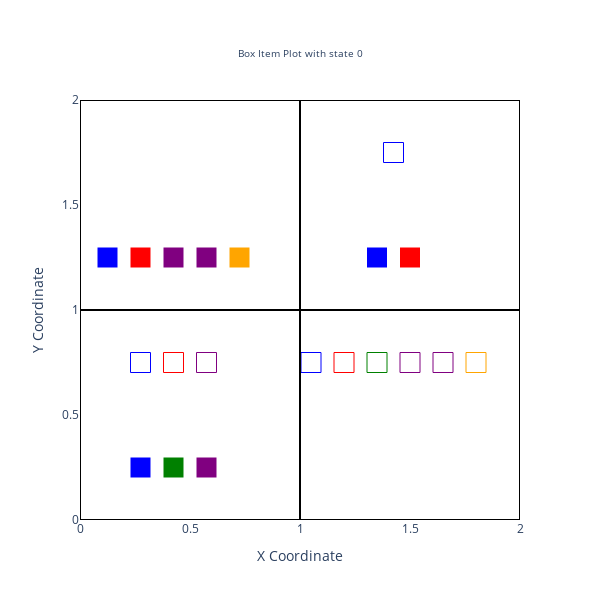
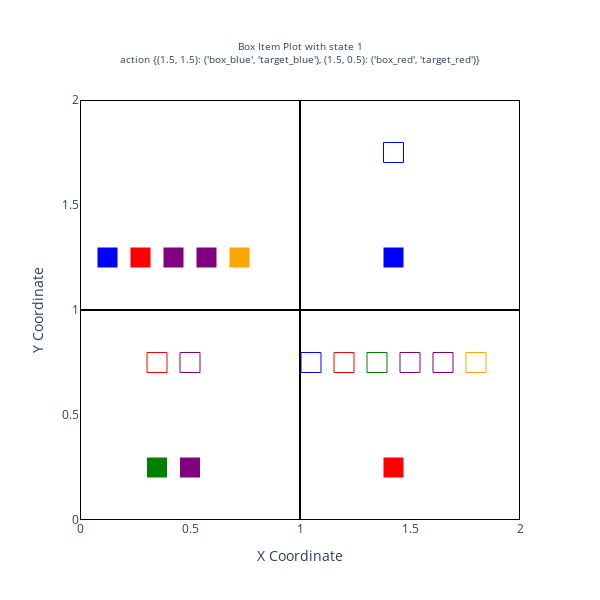
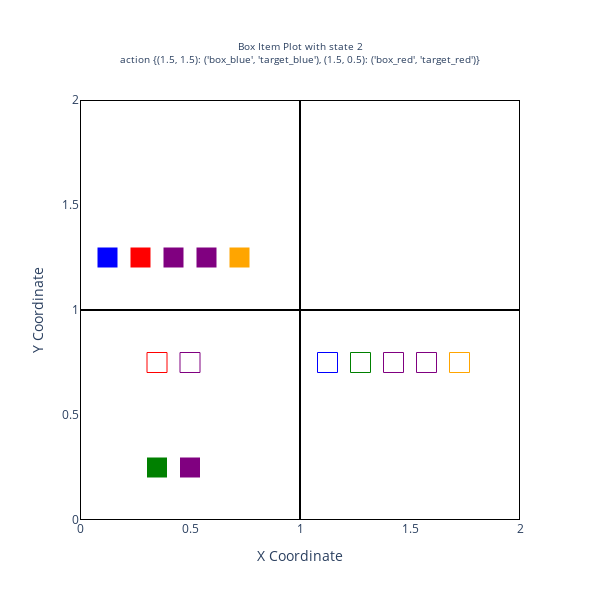

Write notebook code for charts like these, in order.
### Markdown cell above
## Plot Multiple Actions

### Code cell
df, fig = render_map(box_map, action_list)

### Figure 1 — Plotly figure (JSON) as saved in the notebook; plotly's stock layout.template omitted (floating-point values rounded to 4 significant figures)
{"data": [{"hoverinfo": "text", "marker": {"color": ["blue", "red", "purple", "blue", "green", "purple", "blue", "red", "purple", "purple", "orange", "blue", "red", "green", "purple", "purple", "orange", "blue", "blue", "red"], "size": 20, "symbol": ["square-open", "square-open", "square-open", "square", "square", "square", "square", "square", "square", "square", "square", "square-open", "square-open", "square-open", "square-open", "square-open", "square-open", "square-open", "square", "square"]}, "mode": "markers", "text": ["Type: target<br>Color: blue<br>X: 0.275<br>Y: 0.75", "Type: target<br>Color: red<br>X: 0.425<br>Y: 0.75", "Type: target<br>Color: purple<br>X: 0.575<br>Y: 0.75", "Type: box<br>Color: blue<br>X: 0.275<br>Y: 0.25", "Type: box<br>Color: green<br>X: 0.425<br>Y: 0.25", "Type: box<br>Color: purple<br>X: 0.575<br>Y: 0.25", "Type: box<br>Color: blue<br>X: 0.125<br>Y: 1.25", "Type: box<br>Color: red<br>X: 0.275<br>Y: 1.25", "Type: box<br>Color: purple<br>X: 0.425<br>Y: 1.25", "Type: box<br>Color: purple<br>X: 0.575<br>Y: 1.25", "Type: box<br>Color: orange<br>X: 0.725<br>Y: 1.25", "Type: target<br>Color: blue<br>X: 1.05<br>Y: 0.75", "Type: target<br>Color: red<br>X: 1.2<br>Y: 0.75", "Type: target<br>Color: green<br>X: 1.35<br>Y: 0.75", "Type: target<br>Color: purple<br>X: 1.5<br>Y: 0.75", "Type: target<br>Color: purple<br>X: 1.65<br>Y: 0.75", "Type: target<br>Color: orange<br>X: 1.8<br>Y: 0.75", "Type: target<br>Color: blue<br>X: 1.425<br>Y: 1.75", "Type: box<br>Color: blue<br>X: 1.35<br>Y: 1.25", "Type: box<br>Color: red<br>X: 1.5<br>Y: 1.25"], "type": "scatter", "x": [0.275, 0.425, 0.575, 0.275, 0.425, 0.575, 0.125, 0.275, 0.425, 0.575, 0.725, 1.05, 1.2, 1.35, 1.5, 1.65, 1.8, 1.425, 1.35, 1.5], "y": [0.75, 0.75, 0.75, 0.25, 0.25, 0.25, 1.25, 1.25, 1.25, 1.25, 1.25, 0.75, 0.75, 0.75, 0.75, 0.75, 0.75, 1.75, 1.25, 1.25]}], "layout": {"height": 600, "plot_bgcolor": "white", "shapes": [{"line": {"color": "black", "width": 2}, "type": "rect", "x0": 0, "x1": 1, "y0": 0, "y1": 1}, {"line": {"color": "black", "width": 2}, "type": "rect", "x0": 0, "x1": 1, "y0": 1, "y1": 2}, {"line": {"color": "black", "width": 2}, "type": "rect", "x0": 1, "x1": 2, "y0": 0, "y1": 1}, {"line": {"color": "black", "width": 2}, "type": "rect", "x0": 1, "x1": 2, "y0": 1, "y1": 2}], "title": {"font": {"size": 10}, "text": "Box Item Plot with state 0", "x": 0.5, "xanchor": "center", "yanchor": "top"}, "width": 600, "xaxis": {"range": [0, 2], "showgrid": false, "title": {"text": "X Coordinate"}, "zeroline": false}, "yaxis": {"range": [0, 2], "showgrid": false, "title": {"text": "Y Coordinate"}, "zeroline": false}}}

### Figure 2 — Plotly figure (JSON) as saved in the notebook; plotly's stock layout.template omitted (floating-point values rounded to 4 significant figures)
{"data": [{"hoverinfo": "text", "marker": {"color": ["red", "purple", "green", "purple", "blue", "red", "purple", "purple", "orange", "blue", "red", "green", "purple", "purple", "orange", "red", "blue", "blue"], "size": 20, "symbol": ["square-open", "square-open", "square", "square", "square", "square", "square", "square", "square", "square-open", "square-open", "square-open", "square-open", "square-open", "square-open", "square", "square-open", "square"]}, "mode": "markers", "text": ["Type: target<br>Color: red<br>X: 0.35<br>Y: 0.75", "Type: target<br>Color: purple<br>X: 0.5<br>Y: 0.75", "Type: box<br>Color: green<br>X: 0.35<br>Y: 0.25", "Type: box<br>Color: purple<br>X: 0.5<br>Y: 0.25", "Type: box<br>Color: blue<br>X: 0.125<br>Y: 1.25", "Type: box<br>Color: red<br>X: 0.275<br>Y: 1.25", "Type: box<br>Color: purple<br>X: 0.425<br>Y: 1.25", "Type: box<br>Color: purple<br>X: 0.575<br>Y: 1.25", "Type: box<br>Color: orange<br>X: 0.725<br>Y: 1.25", "Type: target<br>Color: blue<br>X: 1.05<br>Y: 0.75", "Type: target<br>Color: red<br>X: 1.2<br>Y: 0.75", "Type: target<br>Color: green<br>X: 1.35<br>Y: 0.75", "Type: target<br>Color: purple<br>X: 1.5<br>Y: 0.75", "Type: target<br>Color: purple<br>X: 1.65<br>Y: 0.75", "Type: target<br>Color: orange<br>X: 1.8<br>Y: 0.75", "Type: box<br>Color: red<br>X: 1.425<br>Y: 0.25", "Type: target<br>Color: blue<br>X: 1.425<br>Y: 1.75", "Type: box<br>Color: blue<br>X: 1.425<br>Y: 1.25"], "type": "scatter", "x": [0.35, 0.5, 0.35, 0.5, 0.125, 0.275, 0.425, 0.575, 0.725, 1.05, 1.2, 1.35, 1.5, 1.65, 1.8, 1.425, 1.425, 1.425], "y": [0.75, 0.75, 0.25, 0.25, 1.25, 1.25, 1.25, 1.25, 1.25, 0.75, 0.75, 0.75, 0.75, 0.75, 0.75, 0.25, 1.75, 1.25]}], "layout": {"height": 600, "plot_bgcolor": "white", "shapes": [{"line": {"color": "black", "width": 2}, "type": "rect", "x0": 0, "x1": 1, "y0": 0, "y1": 1}, {"line": {"color": "black", "width": 2}, "type": "rect", "x0": 0, "x1": 1, "y0": 1, "y1": 2}, {"line": {"color": "black", "width": 2}, "type": "rect", "x0": 1, "x1": 2, "y0": 0, "y1": 1}, {"line": {"color": "black", "width": 2}, "type": "rect", "x0": 1, "x1": 2, "y0": 1, "y1": 2}], "title": {"font": {"size": 10}, "text": "Box Item Plot with state 1<br>action {(1.5, 1.5): ('box_blue', 'target_blue'), (1.5, 0.5): ('box_red', 'target_red')}", "x": 0.5, "xanchor": "center", "yanchor": "top"}, "width": 600, "xaxis": {"range": [0, 2], "showgrid": false, "title": {"text": "X Coordinate"}, "zeroline": false}, "yaxis": {"range": [0, 2], "showgrid": false, "title": {"text": "Y Coordinate"}, "zeroline": false}}}

### Figure 3 — Plotly figure (JSON) as saved in the notebook; plotly's stock layout.template omitted (floating-point values rounded to 4 significant figures)
{"data": [{"hoverinfo": "text", "marker": {"color": ["red", "purple", "green", "purple", "blue", "red", "purple", "purple", "orange", "blue", "green", "purple", "purple", "orange"], "size": 20, "symbol": ["square-open", "square-open", "square", "square", "square", "square", "square", "square", "square", "square-open", "square-open", "square-open", "square-open", "square-open"]}, "mode": "markers", "text": ["Type: target<br>Color: red<br>X: 0.35<br>Y: 0.75", "Type: target<br>Color: purple<br>X: 0.5<br>Y: 0.75", "Type: box<br>Color: green<br>X: 0.35<br>Y: 0.25", "Type: box<br>Color: purple<br>X: 0.5<br>Y: 0.25", "Type: box<br>Color: blue<br>X: 0.125<br>Y: 1.25", "Type: box<br>Color: red<br>X: 0.275<br>Y: 1.25", "Type: box<br>Color: purple<br>X: 0.425<br>Y: 1.25", "Type: box<br>Color: purple<br>X: 0.575<br>Y: 1.25", "Type: box<br>Color: orange<br>X: 0.725<br>Y: 1.25", "Type: target<br>Color: blue<br>X: 1.125<br>Y: 0.75", "Type: target<br>Color: green<br>X: 1.275<br>Y: 0.75", "Type: target<br>Color: purple<br>X: 1.425<br>Y: 0.75", "Type: target<br>Color: purple<br>X: 1.575<br>Y: 0.75", "Type: target<br>Color: orange<br>X: 1.725<br>Y: 0.75"], "type": "scatter", "x": [0.35, 0.5, 0.35, 0.5, 0.125, 0.275, 0.425, 0.575, 0.725, 1.125, 1.275, 1.425, 1.575, 1.725], "y": [0.75, 0.75, 0.25, 0.25, 1.25, 1.25, 1.25, 1.25, 1.25, 0.75, 0.75, 0.75, 0.75, 0.75]}], "layout": {"height": 600, "plot_bgcolor": "white", "shapes": [{"line": {"color": "black", "width": 2}, "type": "rect", "x0": 0, "x1": 1, "y0": 0, "y1": 1}, {"line": {"color": "black", "width": 2}, "type": "rect", "x0": 0, "x1": 1, "y0": 1, "y1": 2}, {"line": {"color": "black", "width": 2}, "type": "rect", "x0": 1, "x1": 2, "y0": 0, "y1": 1}, {"line": {"color": "black", "width": 2}, "type": "rect", "x0": 1, "x1": 2, "y0": 1, "y1": 2}], "title": {"font": {"size": 10}, "text": "Box Item Plot with state 2<br>action {(1.5, 1.5): ('box_blue', 'target_blue'), (1.5, 0.5): ('box_red', 'target_red')}", "x": 0.5, "xanchor": "center", "yanchor": "top"}, "width": 600, "xaxis": {"range": [0, 2], "showgrid": false, "title": {"text": "X Coordinate"}, "zeroline": false}, "yaxis": {"range": [0, 2], "showgrid": false, "title": {"text": "Y Coordinate"}, "zeroline": false}}}
